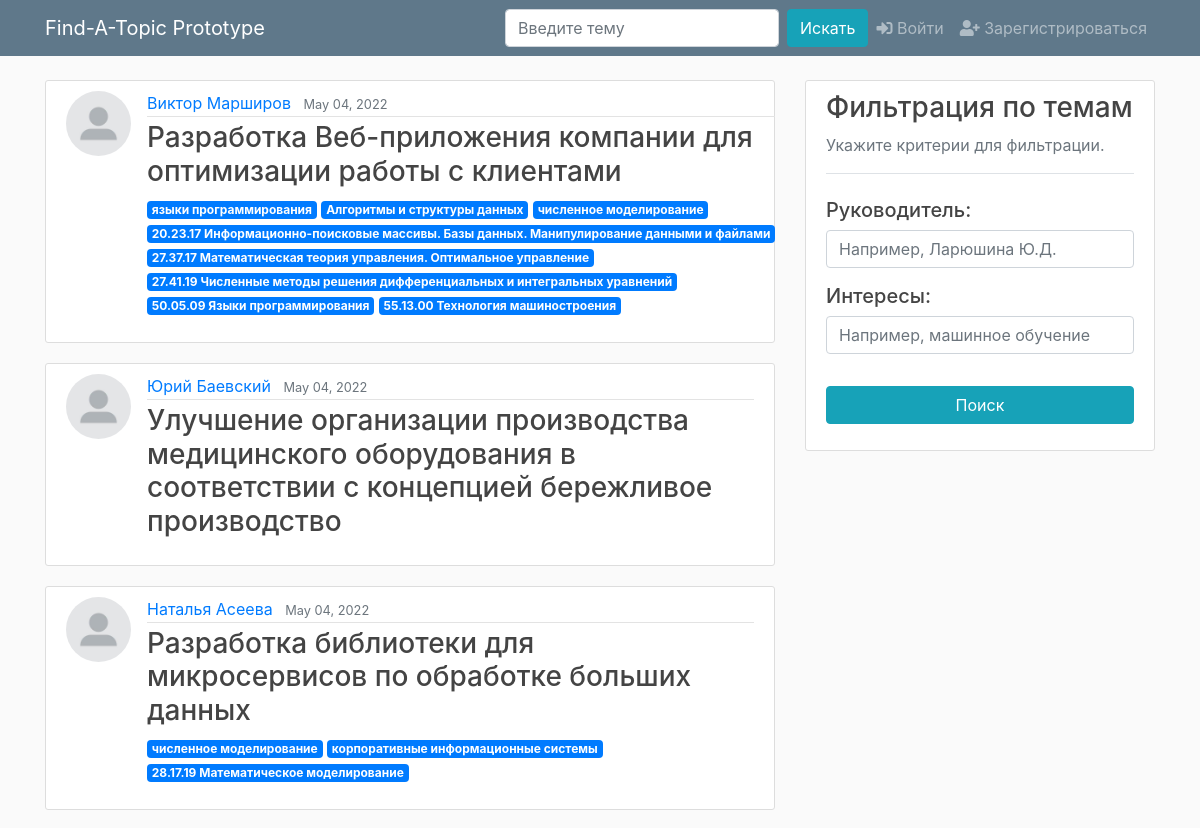
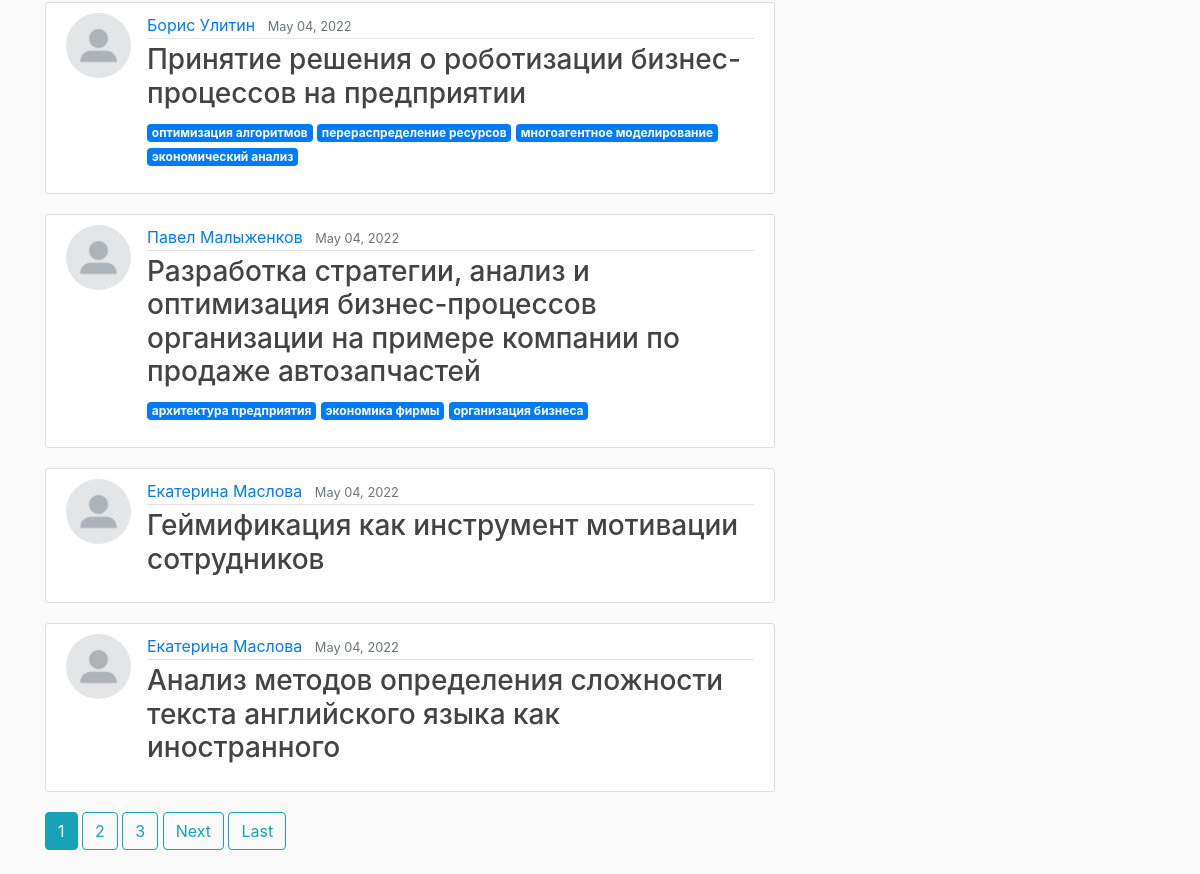
/topic/, run on an earlier commit of the app's database (2 pictures, top to bottom).
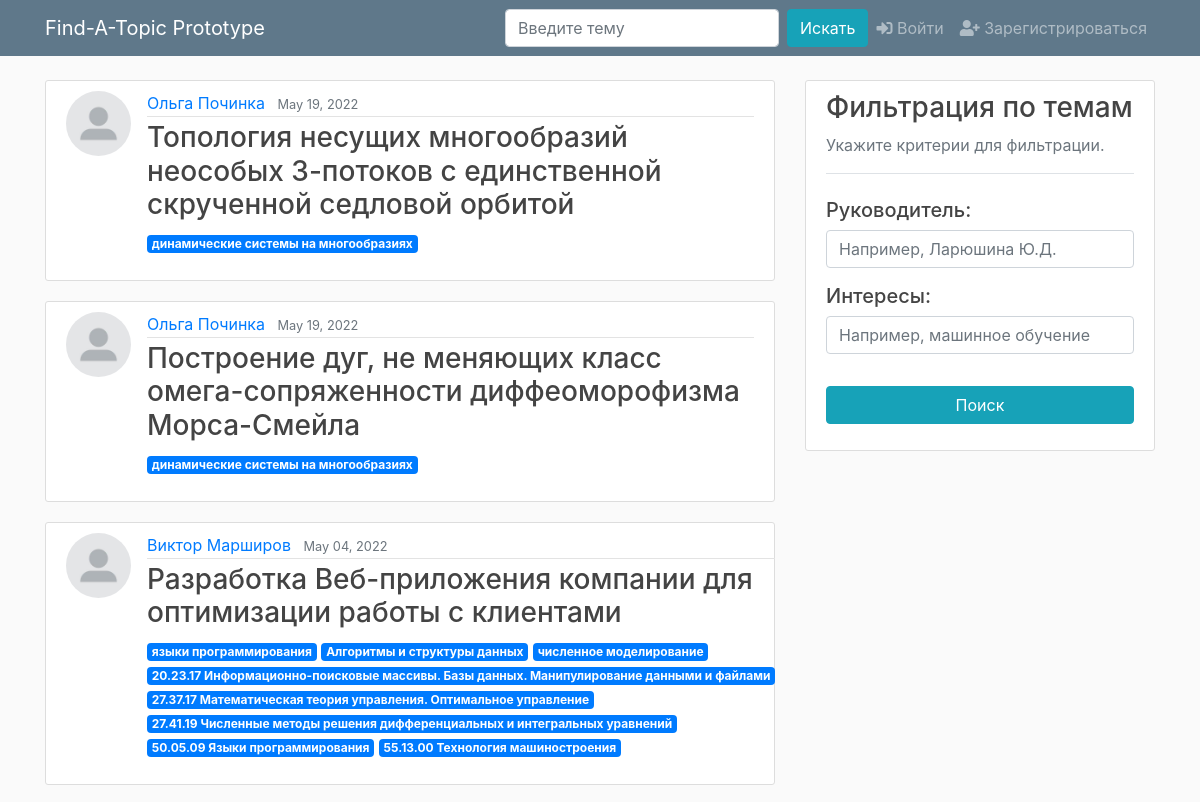
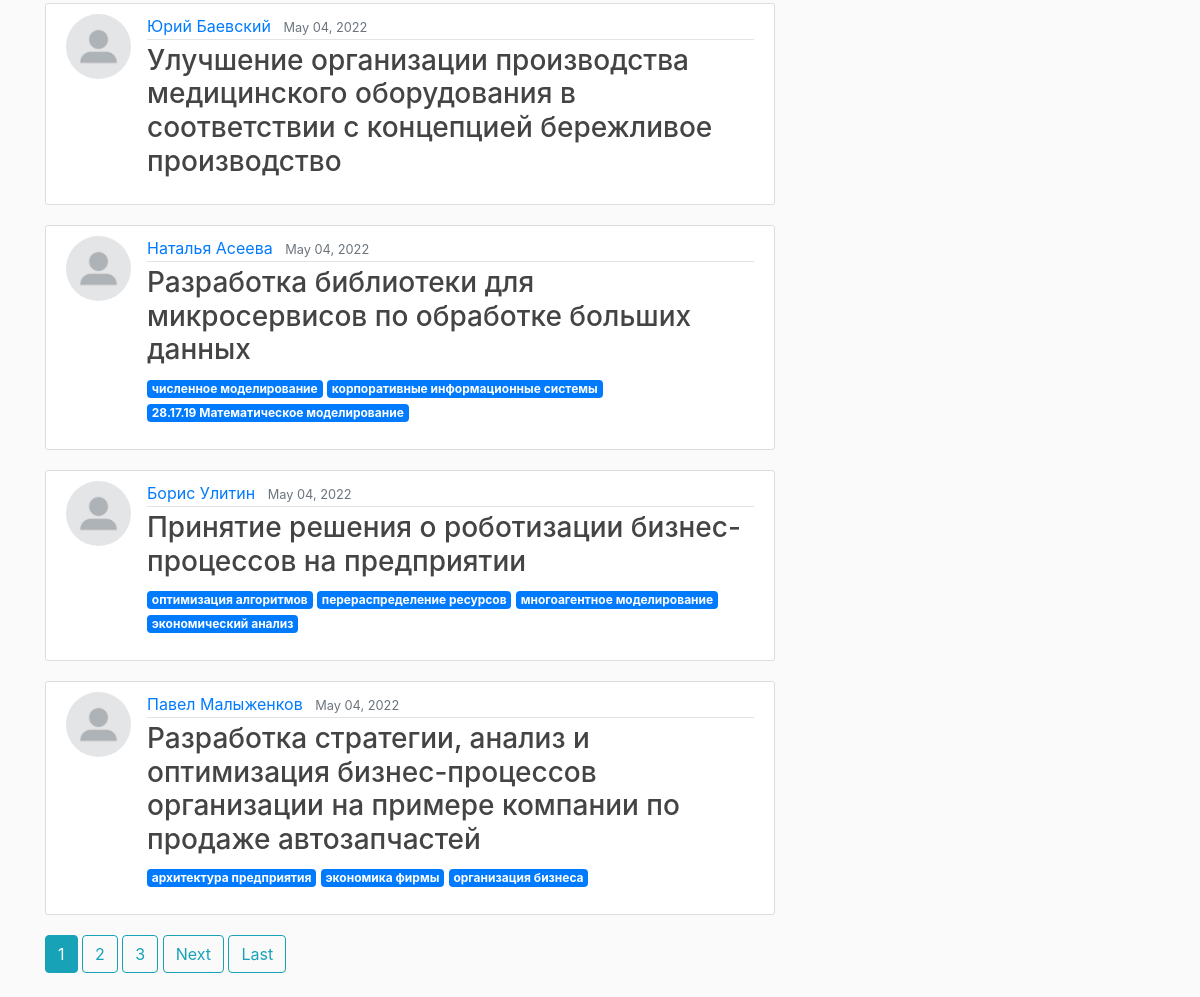
And on a later commit of the database (2 pictures, top to bottom).
### test_app/models.py (models this page shows, shortened)
class Topic(models.Model):
    name_russian = models.CharField('Название на русском', max_length=300)
    name_english = models.CharField('Название на английском', max_length=300)
    description = models.TextField('Краткое описание темы')
    lecturer = models.ForeignKey(User, on_delete=models.CASCADE)
    is_taken = models.BooleanField(default=False)
    student_who_took = models.CharField(default='', max_length=200)
    date_created = models.DateTimeField(default=timezone.now)

### users/models.py (models this page shows, shortened)
class Profile(models.Model):
    user = models.OneToOneField(User, on_delete=models.CASCADE)
    image = models.ImageField(default='default.jpg',
                              upload_to='profile_pics')
    patronym = models.CharField(max_length=100, default='')
    is_lecturer = models.BooleanField(default=False)
    interests = models.TextField('Укажите свои интересы через запятую (например: машинное обучение, кибербезопасность)', default='')
    def interests_as_list(self):
        return self.interests.split(',')

### test_app/views.py (the view)
# urls.py: path('topic/', TopicListView.as_view(), name='topics'),
class TopicListView(ListView):
    model = Topic
    template_name = 'test_app/topics_with_base_filter.html'  # <app>/<model>_<viewtype>.html
    context_object_name = 'topics'
    ordering = ['-date_created']
    paginate_by = 7

### test_app/templates/test_app/topics_with_base_filter.html (shortened to what this page needs)
{% load static %}
<!DOCTYPE html>
<html>
<head>
    <link rel="stylesheet" href="https://maxcdn.bootstrapcdn.com/bootstrap/4.0.0/css/bootstrap.min.css">
    <link rel="stylesheet" href="https://use.fontawesome.com/releases/v5.8.2/css/all.css">
    <link rel="stylesheet" type="text/css" href="{% static 'test_app/main.css' %}">
</head>
<body>
    <header class="site-header">
      <nav class="navbar navbar-expand-lg navbar-dark bg-steel fixed-top">
        <div class="container">
          <a class="navbar-brand mr-4" href="{% url 'topics' %}">Find-A-Topic Prototype</a>
          <div class="collapse navbar-collapse" id="navbarToggle">
            <div class="navbar-nav">
                <form class="form-inline my-2 my-lg-0" method="POST" action="{% url 'search-venues' %}">
                    <input class="form-control mr-sm-2" type="search" placeholder="Введите тему" aria-label="Search" name="searched">
                    <button class="btn btn-info" type="submit">Искать</button>
                </form>
              {% if user.is_authenticated %}
                  <a class="nav-item nav-link" href="{% url 'notifications' %}"><i class="fas fa-bell"></i>{% if notif != 0 %}<span class="badge badge-info">{{ notif }}</span>{% endif %}</a>
                  <a class="nav-item nav-link" href="{% url 'profile' %}"><i class="fa fa-user"></i></a>
                  <a class="nav-item nav-link" href="{% url 'logout' %}"><i class="fas fa-sign-out-alt"></i></a>
              {% else %}
                  <a class="nav-item nav-link" href="{% url 'login' %}"><i class="fa fa-sign-in-alt" aria-hidden="true"></i> Войти</a>
                  <a class="nav-item nav-link" href="{% url 'register' %}"><i class="fa fa-user-plus" aria-hidden="true"></i> Зарегистрироваться</a>
              {% endif %}
            </div>
          </div>
        </div>
      </nav>
    </header>
    <main role="main" class="container">
      <div class="row">
        <div class="col-md-8">
          {% if topics %}
              {% for topic in topics %}
                  <article class="media content-section">
                      <img class="rounded-circle article-img" src="{{ topic.lecturer.profile.image.url }}">
                      <div class="media-body">
                          <div class="article-metadata">
                              <a class="mr-2" href="{% url 'user-topics' topic.lecturer.username %}">{{ topic.lecturer.first_name }} {{ topic.lecturer.last_name }}</a>
                              <small class="text-muted">{{ topic.date_created|date:"F d, Y" }}</small>
                          </div>
                          <h3><a class="article-title" href="{% url 'topic-detail' topic.id %}">{{ topic.name_russian }}</a></h3>
                          <p>
                              {% for interest in topic.lecturer.profile.interests_as_list %}
                                  <span class="badge badge-primary">{{ interest }}</span>
                              {% endfor %}
                          </p>
                      </div>
                  </article>
              {% endfor %}
              {% if is_paginated %}
                  {% for num in page_obj.paginator.page_range %}
                      {% if page_obj.number == num %}
                          <a class="btn btn-info mb-4" href="?page={{ num }}">{{ num }}</a>
                      {% elif num > page_obj.number|add:'-3' and num < page_obj.number|add:'3' %}
                          <a class="btn btn-outline-info mb-4" href="?page={{ num }}">{{ num }}</a>
                      {% endif %}
                  {% endfor %}
                  {% if page_obj.has_next %}
                      <a class="btn btn-outline-info mb-4" href="?page={{ page_obj.next_page_number }}">Next</a>
                      <a class="btn btn-outline-info mb-4" href="?page={{ page_obj.paginator.num_pages }}">Last</a>
                  {% endif %}
              {% endif %}
          {% else %}
              <h3>Здесь ещё нет тем!</h3>
              <p>Добавьте хотя-бы одну тему, и она появится здесь! <a href="{% url 'topic-create' %}">Добавить.</a></p>
          {% endif %}
        </div>
    <div class="col-md-4">
          <div class="content-section">
            <h3>Фильтрация по темам</h3>
            <p class='text-muted'>Укажите критерии для фильтрации.
                <div class="border-top pt-2"></div>
                <form class="form-group" method="POST" action="{% url 'search-venues' %}">
                         <ul class="list-group">
                            <h5>Руководитель:</h5>
                            <input class="form-control mr-sm-2" type="text" placeholder="Например, Ларюшина Ю.Д." aria-label="Search" name="searched_lecturers">
                            <h5>Интересы:</h5>
                            <input class="form-control mr-sm-2" type="text" placeholder="Например, машинное обучение" aria-label="Search" name="searched_interests">
                            <button class="btn btn-info" type="submit">Поиск</button>
                         </ul>
                    </form>
            </p>
          </div>
        </div>
    </main>
</body>
</html>

### test_app/static/test_app/main.css (style rules this page uses)
body { background: #fafafa; color: #333333; margin-top: 5rem; }
h1, h2, h3, h4, h5, h6 { color: #444444; }
ul { margin: 0; }
.bg-steel { background-color: #5f788a; }
a.navbar-brand.mr-4 { color: #ffffff; transition: all .6s ease; }
.content-section { background: #ffffff; padding: 10px 20px; border: 1px solid #dddddd; border-radius: 3px; margin-bottom: 20px; }
.article-title { color: #444444; }
.article-img { height: 65px; width: 65px; margin-right: 16px; }
.article-metadata { padding-bottom: 1px; margin-bottom: 4px; border-bottom: 1px solid #e3e3e3 }

What changed in the data, as far as the page shows it:
no longer on this page (row unchanged): Topic: lecturer.profile.image (placeholder picture), lecturer.first_name "Екатерина", lecturer.last_name "Маслова", date_created "May 04, 2022", name_russian "Геймификация как инструмент мотивации сотрудников"
no longer on this page (row unchanged): Topic: lecturer.profile.image (placeholder picture), lecturer.first_name "Екатерина", lecturer.last_name "Маслова", date_created "May 04, 2022", name_russian "Анализ методов определения сложности текста английского языка как иностранного"
added Topic: lecturer.profile.image (placeholder picture), lecturer.first_name "Ольга", lecturer.last_name "Починка", date_created "May 19, 2022", name_russian "Топология несущих многообразий неособых 3-потоков с единственной скрученной седловой орбитой"
now on this page (row unchanged): Profile: interests_as_list "динамические системы на многообразиях" "динамические системы на многообразиях"
added Topic: lecturer.profile.image (placeholder picture), lecturer.first_name "Ольга", lecturer.last_name "Починка", date_created "May 19, 2022", name_russian "Построение дуг, не меняющих класс омега-сопряженности диффеоморофизма Морса-Смейла"
